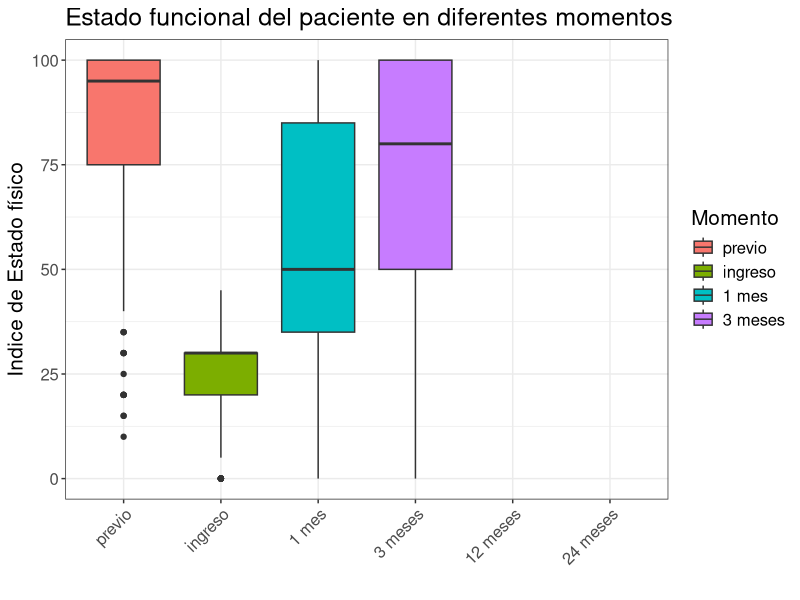

Here is the R script that generated this plot: (Note: this script raises an error after producing the figure.)
## ---- chunk 1
knitr::opts_chunk$set(echo = F)
library(readxl)
library(tidyverse)
library(rstatix)   # para hacer ANOVA RM

## ---- chunk 2
data <- read_xlsx('recuperacion_funcional.xlsx')

names(data)
data %>% group_by(id,domicilio) %>% summarise(n=n()) %>% group_by(id) %>% summarise(n=n()) %>% filter(n>1)


## ---- chunk 3
data = data %>%  mutate(momento = factor(momento,levels=c("previo", "ingreso", "1 mes", "3 meses", "1 año", "2 años")),
                        tratamiento = as.factor(tratamiento),
              domicilio = as.factor(domicilio),
                        sexo = as.factor(sexo),
              id = as.factor(id))   

data %>%
  group_by(momento) %>%
  get_summary_stats(barthel, type = 'mean_sd')

ggplot(data, aes(x = momento, y = barthel, fill = momento)) +
  geom_boxplot() + scale_x_discrete(limits = c("previo", "ingreso", "1 mes", "3 meses", "12 meses", "24 meses")) +
  theme_bw() +
  theme(text = element_text(size = 15)) + labs(title="Estado funcional del paciente en diferentes momentos", x="", y="Indice de Estado físico", fill="Momento") +
  theme(axis.text.x = element_text(angle = 45, hjust = 1))
## ---- chunk 4
#los datos ya están en formato long

data %>%
  group_by(id, momento) %>%
  filter(n() > 1) %>%
  arrange(id, momento) #el id 53 tiene más de una medida para un mismo momento del tiempo, la edad en cada momento tampoco tiene lógica, es raro

data = data %>% filter(id!=53) #saqué la observacion, están de acuerdo?

# ANOVA a una vía, solo vemos si hay efecto temporal
anova_test(data, dv = barthel, wid = id, within = momento) #ANOVA de medidas repetidas
## ---- chunk 5
#AA
## ---- chunk 6
## empezamos con el modelo mas basico y le vamos agregando variables hasta llegar al modelo completo  
mod0 = lm(barthel ~ 1 ,data = data ) ## modelo lineal 
## modelo con efecto aleatorio en la cte 
mod1 = lmer(barthel ~ 1  + (1|id), data = data , REML = FALSE) 

mod2 = lmer(barthel ~ 1  + tratamiento + (1|id),data= data, REML =FALSE)

mod3 = lmer(barthel ~ 1  + tratamiento + edad + sexo +  (1|id),data= data, REML =FALSE)

mod3 =  lmer(barthel ~ 1  + tratamiento*momento + edad + sexo + ( 1 |id),data= data, REML =FALSE)



L0 <- logLik(mod0)
L1 = logLik(mod1)
L2= logLik(mod2)
L3 = logLik(mod3)

LRT <- -2*(L0 - L1)
LRT2  = -2*(L1-L2)
LRT3  = -2*(L2-L3)

alfa <- 0.05
anova(mod0,mod1)
anova(mod2, mod1)


qchisq(1 - 2*alfa, 1)
# p-valor
0.5*pchisq(LRT, 1, lower.tail = FALSE)
## agregar un efecto  aleatorio tiene un aporte significativo 

pchisq(LRT,c(1,2),lower.tail = FALSE) %>%  mean()

anova(mod1,mod2)
anova(mod2,mod3)
